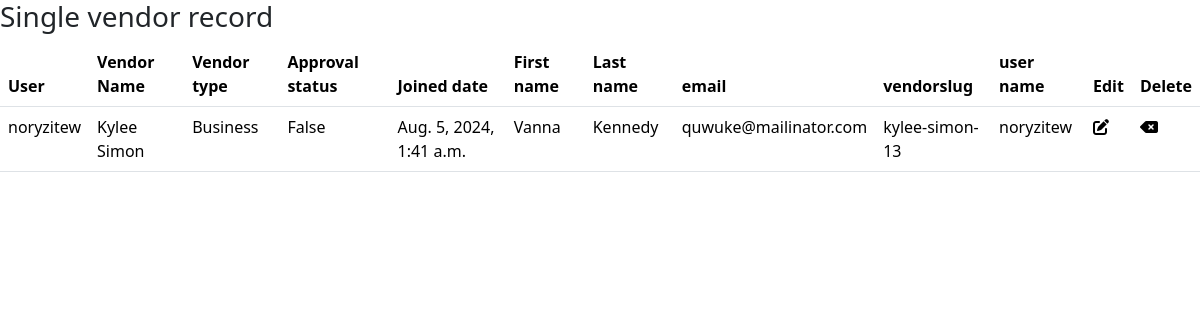
The app's page /adminarea/get_single_vendor/3/ with its own data.
### Vendor/models.py (models this page shows, shortened)
class VendorRegistration(models.Model):
    user = models.OneToOneField(User, related_name='user',on_delete=models.CASCADE)
    user_profile = models.OneToOneField(UserProfile, related_name='thevendor', on_delete=models.CASCADE)
    vendorname =models.CharField(max_length=300)
    vendorType = models.CharField(max_length=100, choices=vendor_type, default='Individual')
    vendorlicense= models.ImageField(upload_to='Vendor/license')
    vendorslug = models.SlugField(max_length=50, unique=True)
    Isapproved = models.BooleanField(default=False)
    CreatedAt = models.DateTimeField(auto_now_add=True)
    modifiedAt = models.DateTimeField(auto_now=True)

### authentication/models.py (models this page shows, shortened)
class User(AbstractUser):
    VENDOR = 1
    CUSTOMER = 2
    DRIVER = 3
    ROLE_CHOICE = (
    (VENDOR, 'Vendor'),
    (CUSTOMER, 'Customer'),
    (DRIVER, 'Driver')
    )
    username = models.CharField( max_length=40)
    email = models.EmailField(unique=True)
    role = models.PositiveSmallIntegerField(choices=ROLE_CHOICE, blank=True, null=True)
    is_staff = models.BooleanField(default=False)
    is_superuser = models.BooleanField(default=False)
    USERNAME_FIELD = 'email'
    REQUIRED_FIELDS = ['username']
    def __str__(self):
        return self.username

class UserProfile(models.Model):
    user = models.OneToOneField(User, on_delete=models.CASCADE)
    first_name = models.CharField(max_length=100)
    last_name = models.CharField(max_length=100)
    profile_picture = models.ImageField(upload_to='Userfolder/profile_pictures', blank=True, null=True)
    DOB = models.DateTimeField(auto_now_add=False, null= False, blank=False)
    address_line1 = models.CharField(max_length=200)
    adress_line2 = models.CharField(max_length=200)
    nationality =  models.CharField(max_length=150, blank=True, null=True)
    city = models.CharField(max_length=200, blank=True, null=True)
    zip_or_postcode = models.CharField(max_length= 20, blank=True, null=True)
    mobile_number = models.CharField(max_length=60)
    created_at = models.DateTimeField(auto_now_add=True)
    modified_at = models.DateTimeField(auto_now=True)

### adminarea/views.py (the view)
# urls.py: path('get_single_vendor/<int:pk>/', views.view_single_record, name= 'view_single_record')
def view_single_record(request, pk):
    try:
        thesinglevendor = VendorRegistration.objects.get(pk = pk)
    except VendorRegistration.DoesNotExist:
        return HttpResponse('the record you are trying to view does not exist')
    context = {
        'thesinglevendor': thesinglevendor,
    }
    return render(request, 'adminarea/view_single_record.html', context)

### templates/adminarea/view_single_record.html (shortened to what this page needs)
<!DOCTYPE html>
<html lang="en">
<head>
    <link rel="stylesheet" href="https://cdnjs.cloudflare.com/ajax/libs/font-awesome/6.6.0/css/all.min.css">
    <link href="https://cdn.jsdelivr.net/npm/bootstrap@5.3.3/dist/css/bootstrap.min.css" rel="stylesheet"
>
</head>
<body>
    <h3>Single vendor record</h3>
    <table class="table">
        <thead>
            <tr>
                <th scope="col">User</th>
                <th scope="col">Vendor Name</th>
                <th scope="col">Vendor type</th>
                <th scope="col">Approval status</th>
                <th scope="col">Joined date</th>
                <th scope="col">First name</th>
                <th scope="col">Last name</th>
                <th scope="col">email</th>
                <th scope="col">vendorslug</th>
                <th scope="col">user name</th>
                <th>Edit</th>
                <th>Delete</th>
            </tr>
        </thead>
        <tbody>
            <tr>
                <td>{{ thesinglevendor.user }}</td>
                <td>{{thesinglevendor.vendorname}}</td>
                <td>{{thesinglevendor.vendorType}}</td>
                <td>{{thesinglevendor.Isapproved}}</td>
                <td>{{thesinglevendor.CreatedAt}}</td>
                <td>{{thesinglevendor.user_profile.first_name}}</td>
                <td>{{thesinglevendor.user_profile.last_name}}</td>
                <td>{{thesinglevendor.user.email}}</td>
                <td>{{thesinglevendor.vendorslug}}</td>
                <td>{{thesinglevendor.user.username}}</td>
                <td><i class="fa-solid fa-pen-to-square"></i></td>
                <td><i class="fa-solid fa-delete-left"></i></td>
            </tr>
        </tbody>
    </table>
</body>
</html>

### records on screen
VendorRegistration: user "noryzitew", vendorname "Kylee Simon", vendorType "Business", Isapproved "False", CreatedAt "Aug. 5, 2024, 1:41 a.m.", user_profile.first_name "Vanna", user_profile.last_name "Kennedy", user.email "quwuke@mailinator.com", vendorslug "kylee-simon-13", user.username "noryzitew"
